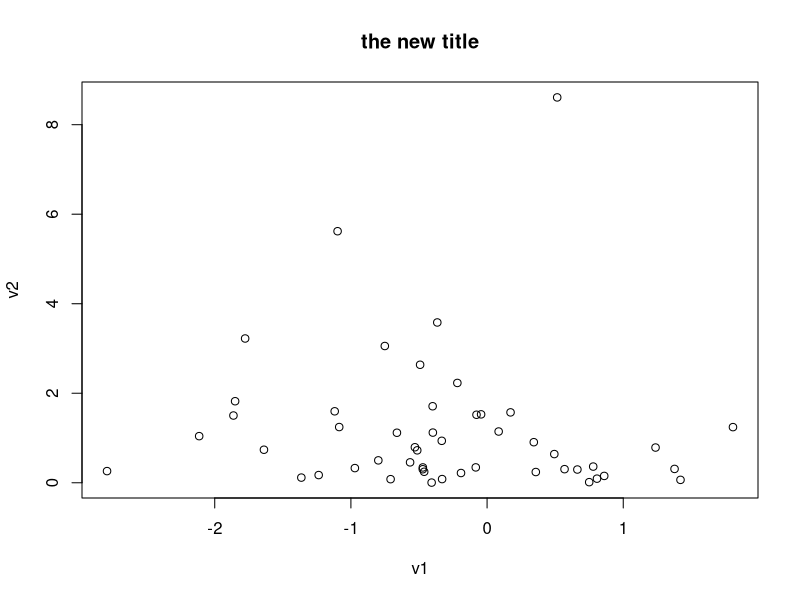
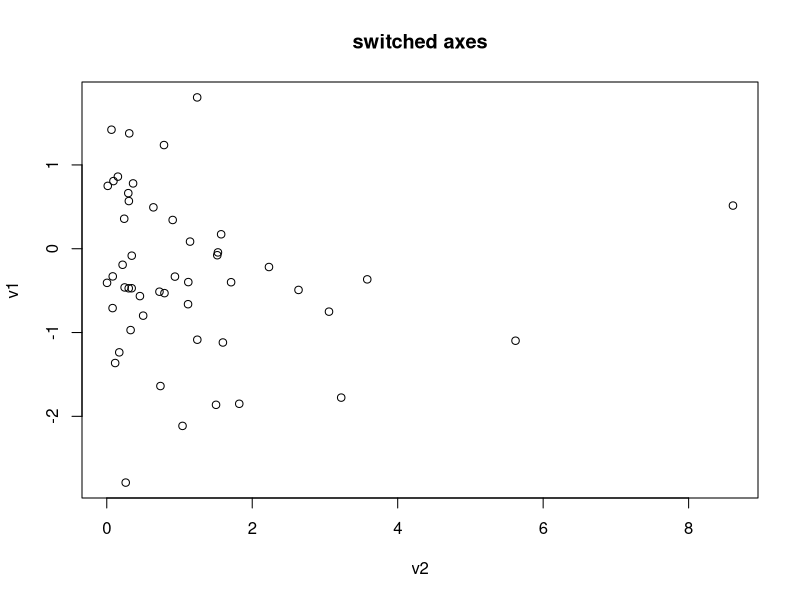
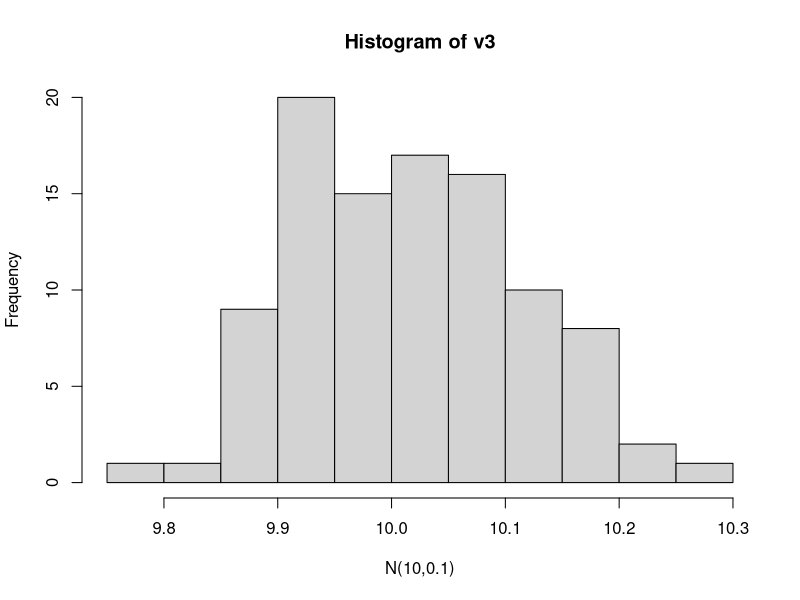

Write the R code that produced these figures, in order.
## This is not very interesting
## This is test code to draw from two different distributions

##nn is just naming of "magic number"
nn <- 50
v1 <- rnorm(nn)
v2 <- rexp(nn)
v1 #must evaluate variable to show output below

plot(v1,v2,main = "the new title")
plot(v2,v1,main = "switched axes")

## new task: histogram of 100 draws from normal with mean = 10, std dev = .1
v3 <- rnorm(100, mean = 10, sd = .1)
hist(v3,xlab="N(10,0.1)")

#note: xlab, ylab name axes and main names the whole plot
